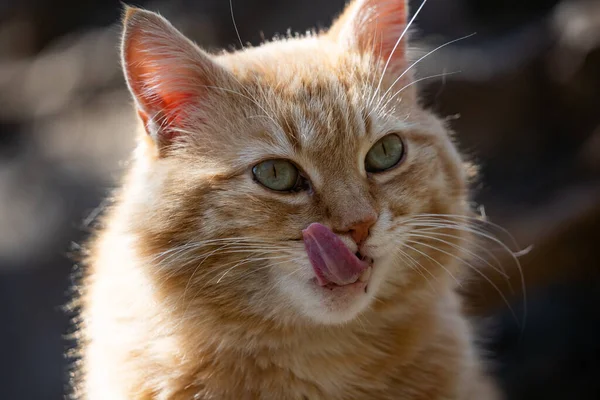
#> input picture images/unce.jpg, 600 x 400 px
$ python CW_lesson_5.py
#> lines starting #> are read from the running program, lines starting #| are printed output that depends on the picture; after the words box and inside, x2 and y2 are one past the last pixel; in counts of white or black regions, pixels touching at a corner belong together
import cv2
import numpy as np
from numpy.ma.core import shape

img = cv2.imread("images/unce.jpg")
#> img is the input picture: shape (400, 600, 3); mean B, G, R 77.4, 89.8, 106.6
img_copy = img.copy()
img = cv2.GaussianBlur(img, (5, 5), 5)
img = cv2.cvtColor(img, cv2.COLOR_BGR2HSV)
#> img: shape (400, 600, 3); mean H, S, V 32.7, 76.7, 107.2
lower = np.array([0, 49, 92])#нижній поріг
upper = np.array([74, 255, 255])#вищий поріг
mask = cv2.inRange(img, lower, upper)
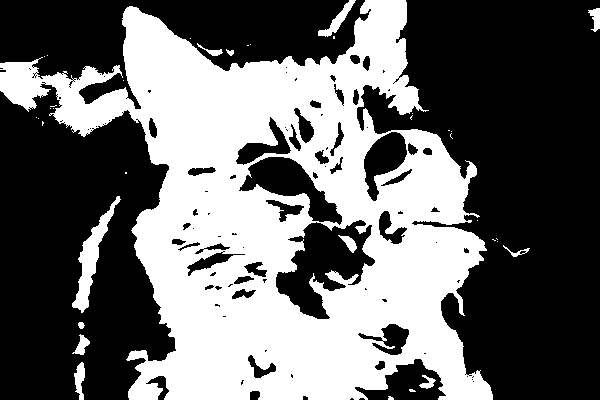
#> mask: shape (400, 600); 41.2% white; 37 white regions (25 under 20 px)
img = cv2.bitwise_and(img, img, mask=mask)
#> img: shape (400, 600, 3); mean H, S, V 5.5, 41.8, 56.6

contours, _ = cv2.findContours(mask, cv2.RETR_EXTERNAL, cv2.CHAIN_APPROX_SIMPLE)
#> contours = 36 contours, 25 with area under 20; largest, box (x1, y1, x2, y2) and area: (0, 0, 493, 400) 109344, (72, 196, 121, 313) 1305, (318, 0, 356, 37) 319, (74, 362, 85, 400) 215, (72, 334, 90, 355) 144
for cnt in contours:
    area = cv2.contourArea(cnt)
    if area > 150:
        perimetr = cv2.arcLength(cnt, True)
        M = cv2.moments(cnt)

        #центр мас
        if M["m00"] != 0:
            #сердня позиція контуру(центр кола)
            cx = int(M["m10"] / M["m00"])
            cy = int(M["m01"] / M["m00"])

        x, y, w, h = cv2.boundingRect(cnt)
        aspect_ratio = round(w / h, 2) #допомагає відрізняти співвідношення сторін
        #міра окгруглості об`єкту
        compatcness = round((4 * np.pi * area) / (perimetr ** 2), 2)
        approx = cv2.approxPolyDP(cnt, 0.02 * perimetr, True)
        if len(approx) == 3:
            shape = "Triangle"
        elif len(approx) == 4:
            shape = "Quadratic"
        elif len(approx) > 5:
            shape = "Circle"
        else:
            shape = "inshe"
        cv2.drawContours(img_copy, [cnt], -1, (255, 255, 255), 2)
        cv2.circle(img_copy, (cx, cy), 4, (255, 0, 0), -1)
        cv2.putText(img_copy, f'{shape}', (x, y - 20), cv2.FONT_HERSHEY_SIMPLEX, 0.7, (255, 0, 0), 2)
        cv2.putText(img_copy, f'{int(area)}, P:{int(perimetr)}', (x, y - 10), cv2.FONT_HERSHEY_SIMPLEX, 0.9,(255, 0, 0), 2)
        cv2.rectangle(img_copy, (x, y), (x + w, y + h), (255, 0, 0), 2)
        cv2.putText(img_copy, f'AR:{aspect_ratio}, C:{compatcness}', (x, y - 10), cv2.FONT_HERSHEY_SIMPLEX, 0.9,(255, 0, 0), 2)
#> this loop made 36 passes
#> (area, perimetr, cx, cy, x, y, w, h) on pass 12: (1305, 294.2, 91, 258, 72, 196, 49, 117)
#> (area, perimetr, cx, cy, x, y, w, h) on passes 4, 35, 36: (215, 93.94, 79, 378, 74, 362, 11, 38), (109344, 3544.9, 285, 216, 0, 0, 493, 400), (319, 122.7, 337, 19, 318, 0, 38, 37)
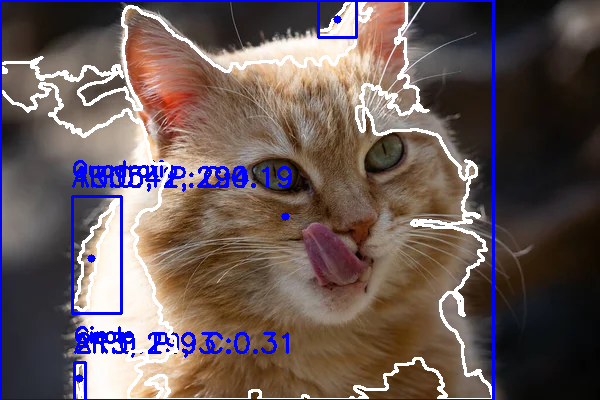
#> img_copy: shape (400, 600, 3); 8.96% of pixels changed, all inside (x1, y1, x2, y2) = (0, 0, 495, 400)
cv2.imshow("UNCE", img_copy)

cv2.waitKey(0)
cv2.destroyAllWindows()

$ run again, with images/img.jpg copied over images/unce.jpg
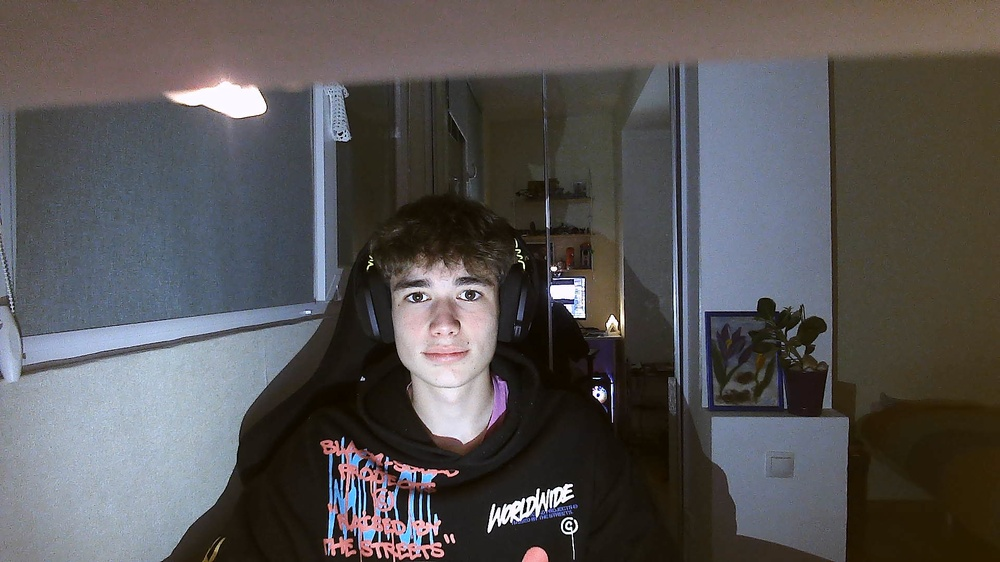
#> input picture images/img.jpg, 1000 x 562 px, shrunk from 1920 x 1080 before the run
#> img is the input picture: shape (562, 1000, 3); mean B, G, R 84.3, 83.9, 86.8
#> `mask = cv2.inRange(img, lower, upper)`:
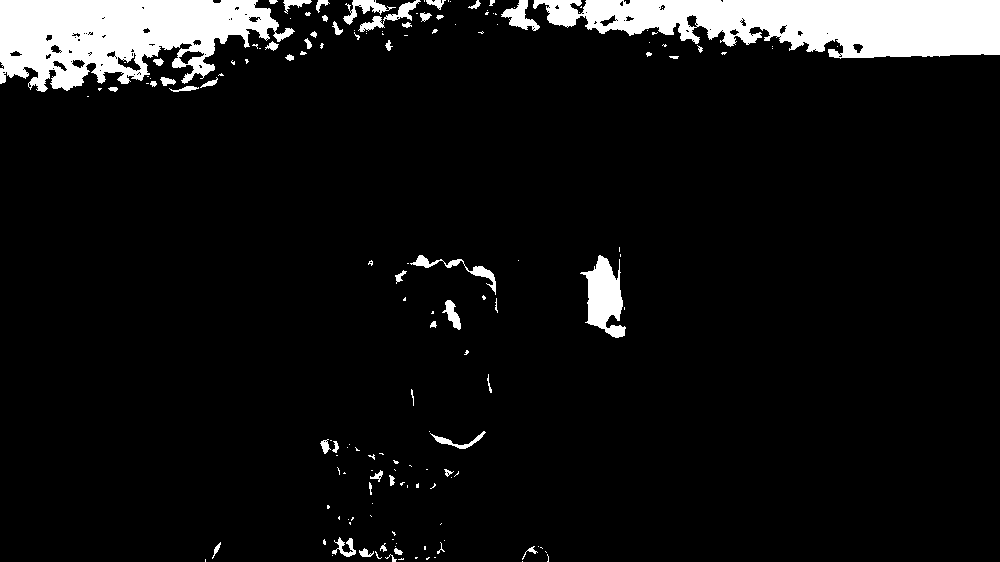
#> mask: shape (562, 1000); 7.7% white; 157 white regions (104 under 20 px)
#> contours = 155 contours, 117 with area under 20; largest, box (x1, y1, x2, y2) and area: (533, 0, 1000, 59) 18636, (0, 0, 295, 92) 17362, (580, 255, 626, 338) 1964, (501, 0, 540, 31) 470, (410, 255, 496, 295) 413
#> the loop `for cnt in contours:` made 155 passes
#> (area, perimetr, cx, cy, x, y, w, h) on pass 143: (18636.5, 1465.5, 809, 22, 533, 0, 467, 59)
#> after the loop `for cnt in contours:`:
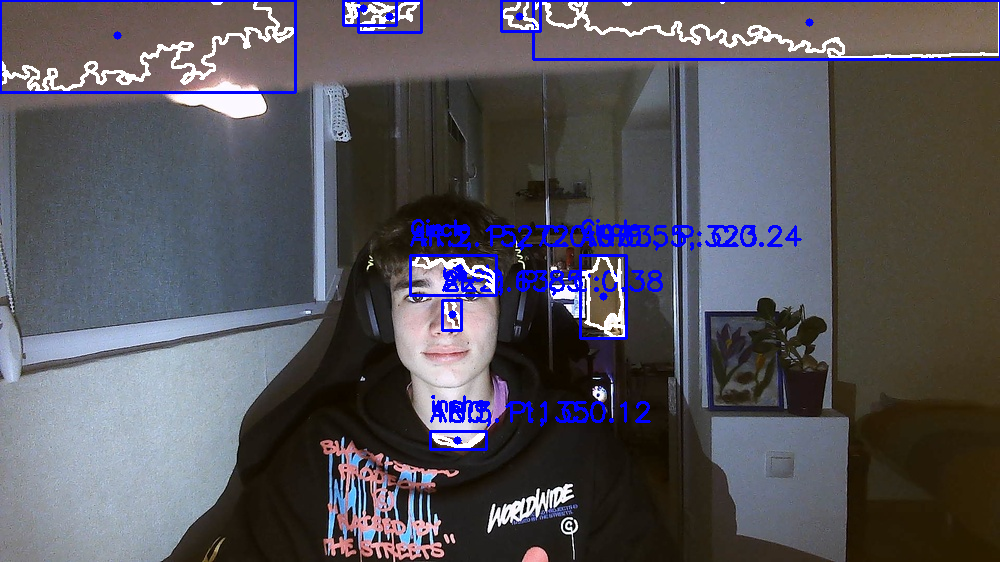
#> img_copy: shape (562, 1000, 3); 4.65% of pixels changed, all inside (x1, y1, x2, y2) = (0, 0, 1000, 451)
